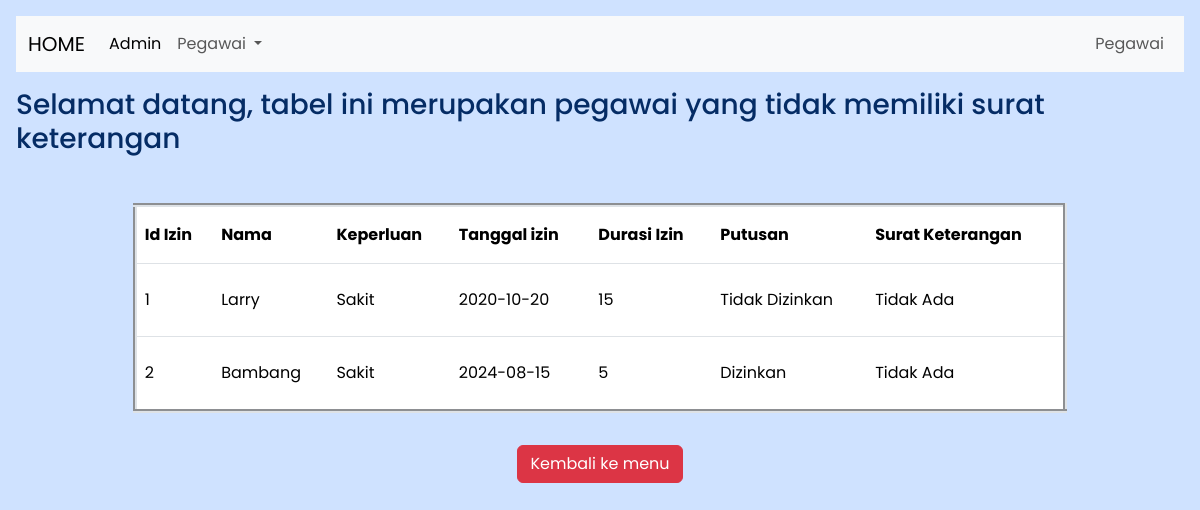
The page /Tugas2/tdk_ada.php on the database its author committed.
### tables this page shows
CREATE TABLE `ketidakhadiran` (
  `izin_id` int NOT NULL,
  `nama_dosen` varchar(255) NOT NULL,
  `keperluan` varchar(255) NOT NULL,
  `finger_print_id` varchar(20) NOT NULL,
  `tgl_mulai_izin` date NOT NULL,
  `durasi_izin_hari` varchar(20) NOT NULL,
  `durasi_izin_jam` varchar(20) NOT NULL,
  `durasi_izin_menit` varchar(20) NOT NULL,
  `nama_pengusul` varchar(255) NOT NULL,
  `tgl_usul` date NOT NULL,
  `ttd_pengusul` varchar(255) NOT NULL,
  `putusan` varchar(50) NOT NULL,
  `tgl_disetujui` date NOT NULL,
  `ttd_atasan` varchar(255) NOT NULL,
  `catatan` varchar(255) NOT NULL,
  `surat_keterangan` varchar(50) NOT NULL
);

### Tugas2/koneksi.php (called while the page is built, shortened)
<?php
class Database {
    private $host = "localhost";
    private $username = "root";
    private $password = "";
    private $database = "izin_ketidakhadiran_pegawai";
    public function __construct() {
        $this->koneksi = mysqli_connect($this->host, $this->username, $this->password, $this->database);
    }
}
?>

### Tugas2/tdk_ada.php (the view, shortened to what this page needs)
<?php
include ('koneksi.php');
class PegawaiTdk_ada extends Database{
public function Aksi(){
    $masuk = "SELECT izin_id, nama_dosen, keperluan, tgl_mulai_izin, durasi_izin_hari, putusan, surat_keterangan from ketidakhadiran where surat_keterangan= 'Tidak Ada'";
    return $this->koneksi->query($masuk);
    }
}
$nale = new PegawaiTdk_ada();
$nale1 = $nale->Aksi();
?>
<!doctype html>
<html lang="en">
  <head>
    <link href="https://cdn.jsdelivr.net/npm/bootstrap@5.3.3/dist/css/bootstrap.min.css" rel="stylesheet">
  </head>
  <body style="font-family: 'poppins';" class = "p-3 mb-2 bg-primary-subtle text-primary-emphasis">
    <nav class="navbar navbar-expand-lg bg-body-tertiary">
  <div class="container-fluid">
    <a class="navbar-brand" href="./index.php">HOME</a>
    <div class="collapse navbar-collapse" id="navbarNav">
      <ul class="navbar-nav">
        <li class="nav-item">
          <a class="nav-link active" aria-current="page" href="./admin.php">Admin</a>
        </li>
        <div class="collapse navbar-collapse" id="navbarNavDarkDropdown">
            <ul class="navbar-nav">
              <li class="nav-item dropdown">
                <a class="nav-link dropdown-toggle" href="#" id="navbarDarkDropdownMenuLink" role="button" data-bs-toggle="dropdown" aria-expanded="false">
                  Pegawai
                </a>
              </li>
            </ul>
          </div>
      </ul>
      <ul class="navbar-nav ms-auto">
              <li class="nav-item">
          <a class="nav-link" href="#">Pegawai</a>
        </li>
      </ul>
    </div>
  </div>
</nav>
<H3 class="d-flex justify-content-center align-items-center mt-3 mb-5">Selamat datang, tabel ini merupakan pegawai yang tidak memiliki surat keterangan </H3>
<table class="table mt-3" border="4">
  <thead>
    <tr>
      <th scope="col" class="px-6 py-3">Id Izin</th>
      <th scope="col" class="px-6 py-3">Nama</th>
      <th scope="col" class="px-6 py-3">Keperluan</th>
      <th scope="col" class="px-6 py-3">Tanggal izin</th>
      <th scope="col" class="px-6 py-3">Durasi Izin</th>
      <th scope="col" class="px-6 py-3">Putusan</th>
      <th scope="col" class="px-6 py-3">Surat Keterangan</th>
    </tr>
  </thead>
  <tbody>
    <tr>
    <?php
  $no = 1;
  foreach ($nale1 as $row) {
      ?>
      <tr>
      <td class="px-6 py-4"><?php echo $no++; ?></td>
      <td class="px-6 py-4"><?php echo $row['nama_dosen']; ?></td>
      <td class="px-6 py-4"><?php echo $row['keperluan']; ?></td>
      <td class="px-6 py-4"><?php echo $row['tgl_mulai_izin']; ?></td>
      <td class="px-6 py-4"><?php echo $row['durasi_izin_hari']; ?></td>
      <td class="px-6 py-4"><?php echo $row['putusan']; ?></td>
      <td class="px-6 py-4"><?php echo $row['surat_keterangan']; ?></td>
    </tr>
<?php
                }
            ?>
  </tbody>
</table>
<div class="btn-container mt-3 floatleft">
<a href="./index.php" class="btn btn-danger mt-3">Kembali ke menu</a>
</div>
</body>
</html>

### Tugas2/tdk_ada.php (style rules this page uses)
table { max-width: 80%; margin: 0 auto; }
.btn-container { max-width: 80%; margin: 0 auto; text-align: center; }

### rows shown on the page
ketidakhadiran: nama_dosen "Larry", keperluan "Sakit", tgl_mulai_izin "2020-10-20", durasi_izin_hari "15", putusan "Tidak Dizinkan", surat_keterangan "Tidak Ada"
ketidakhadiran: nama_dosen "Bambang", keperluan "Sakit", tgl_mulai_izin "2024-08-15", durasi_izin_hari "5", putusan "Dizinkan", surat_keterangan "Tidak Ada"
